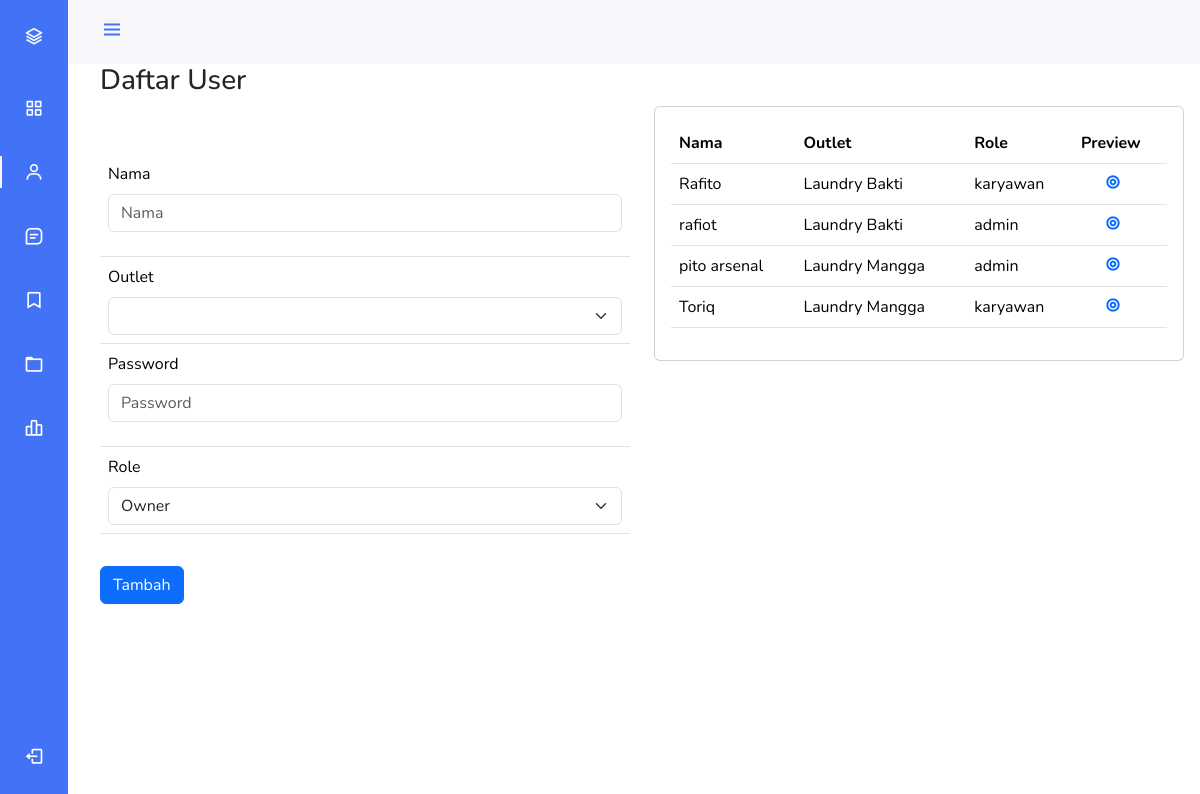
Screenshot of /user.php with the database file from the repository.
### tables this page shows
CREATE TABLE `user` (
  `id_user` int(5) NOT NULL,
  `id_outlet` int(5) NOT NULL,
  `nama_USER` varchar(100) NOT NULL,
  `password` varchar(100) NOT NULL,
  `role` varchar(100) NOT NULL
);

CREATE TABLE `outlet` (
  `id_outlet` int(5) NOT NULL,
  `nama_outlet` varchar(100) NOT NULL,
  `alamat` text NOT NULL,
  `telp` varchar(13) NOT NULL
);

### user.php (the view, shortened to what this page needs)
<?php
require 'function.php';
$user = mysqli_query($conn,"SELECT * FROM outlet JOIN  user USING(id_outlet)");
$outlet = mysqli_query($conn,"SELECT * FROM outlet");
?>
<!DOCTYPE html>
<html lang="en">
<head>
    <link rel="stylesheet" href="asset/css/bootstrap.min.css">
    <link rel="stylesheet" href="https://cdnjs.cloudflare.com/ajax/libs/jquery/3.2.1/jquery.min.js">
    <link rel="stylesheet" href="https://cdn.jsdelivr.net/npm/boxicons@latest/css/boxicons.min.css">
</head>
<body>
    <?php include 'component/sidebar.php'?>
    <h3>Daftar User</h3>
    <div class="row">
        <div class="addUser mt-5 col-6 ">
            <form action="" method="post">
                <table class="table">
                    <tr>
                        <td>
                            <label for="" class="form-label">Nama</label>
                            <input type="text" class="form-control mb-3" name="nama" placeholder="Nama">
                        </td>
                    </tr>
                    <tr>
                        <td>
                            <label for="" class="form-label">Outlet</label>
                            <select name="outlet" class="form-select" id="">
                                <option value="" selected disabled></option>
                                <?php foreach ($outlet as $o):?>
                                <option value="<?= $o['id_outlet']?>"><?= $o['nama_outlet']?></option>
                                <?php endforeach ;?>
                            </select>
                        </td>
                    </tr>
                    <tr>
                        <td>
                            <label for="" class="form-label">Password</label>
                            <input type="password" class="form-control mb-3" name="password" placeholder="Password">
                        </td>
                    </tr>
                    <tr>
                        <td>
                            <label for="" class="form-label">Role</label>
                            <select name="role" class="form-select" id="">
                                <option value="owner">Owner</option>
                            </select>
                        </td>
                    </tr>
                </table>
                <button type="submit" class="btn btn-primary mt-3" name="tambah">Tambah</button>
            </form>
        </div>
        <div class="dataUser col-6">
            <div class="card text-start">
              <div class="card-body">
                <table class="table">
                    <thead>
                        <tr>
                            <th>Nama</th>
                            <th>Outlet</th>
                            <th>Role</th>
                            <th>Preview</th>
                        </tr>
                    </thead>
                    <thead>
                        <?php foreach($user as $u):?>
                        <tr>
                            <td><?= $u['nama_USER']?></td>
                            <td><?= $u['nama_outlet']?></td>
                            <td><?= $u['role']?></td>
                            <td> <a href="actionuser.php?id_user=<?=$u['id_user']?>"><i class='bx bxs-bullseye ms-4'></i></a></td>
                        </tr>
                        <?php endforeach;?>
                    </thead>
                </table>
              </div>
            </div>
        </div>
    </div>
</body>
</html>

### component/sidebar.php (style rules this page uses)
:root { --header-height: 3rem;--nav-width: 68px;--first-color: #4272f5;--first-color-light: white;--white-color: #F7F6FB;--body-font: 'Nunito', sans-serif;--normal-font-size: 1rem;--z-fixed: 100 }
*,::before,::after { box-sizing: border-box }
body { position: relative;margin: var(--header-height) 0 0 0;padding: 0 1rem;font-family: var(--body-font);font-size: var(--normal-font-size);transition: .5s }
a { text-decoration: none }
@media screen and (min-width: 768px) { body { margin: calc(var(--header-height) + 1rem) 0 0 0;padding-left: calc(var(--nav-width) + 2rem) } }

### rows the page displays
user: nama_USER "Rafito", id_outlet.nama_outlet "Laundry Bakti", role "karyawan"
user: nama_USER "rafiot", id_outlet.nama_outlet "Laundry Bakti", role "admin"
user: nama_USER "pito arsenal", id_outlet.nama_outlet "Laundry Mangga", role "admin"
user: nama_USER "Toriq", id_outlet.nama_outlet "Laundry Mangga", role "karyawan"
